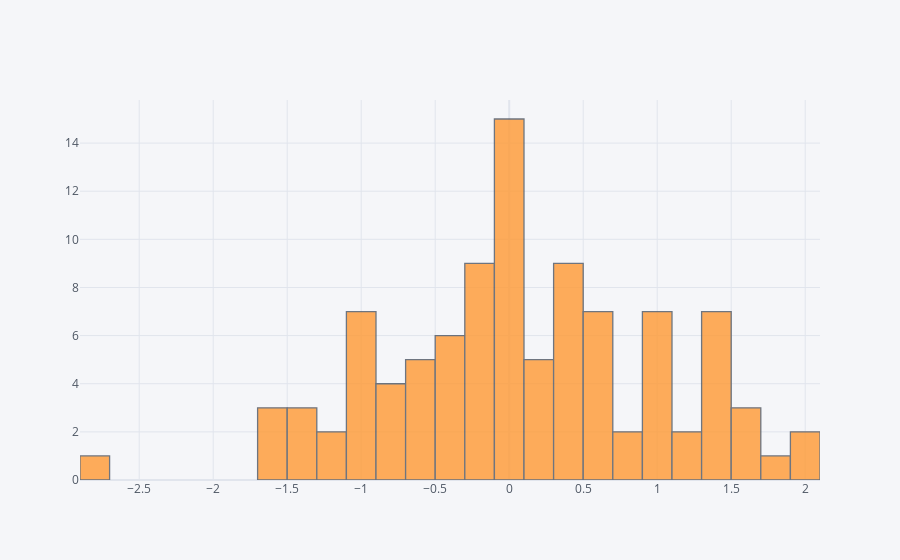

Source (notebook cell):
### Markdown cell above
## histogram

### Code cell
df['A'].iplot(kind='hist',bins=25)

### Figure 1 — Plotly figure (JSON) as saved in the notebook; plotly's stock layout.template omitted (floating-point values rounded to 4 significant figures)
{"data": [{"histfunc": "count", "histnorm": "", "marker": {"color": "rgba(255, 153, 51, 1.0)", "line": {"color": "#4D5663", "width": 1.3}}, "name": "A", "nbinsx": 25, "opacity": 0.8, "orientation": "v", "type": "histogram", "x": [-0.01418, -0.799, 0.6591, 1.999, 1.355, -0.1371, 0.4333, 0.4927, 1.386, 0.4677, 0.485, 0.4515, -0.1064, -0.6451, 0.8357, 0.0585, -0.6878, -1.075, -1.508, 0.4066, 0.98, -1.633, 0.1631, 1.445, 0.02513, 0.9548, -1.056, -1.314, -0.2533, -1.488, 1.747, -0.4838, -0.9242, 0.3657, 1.222, 1.175, -1.089, 0.05497, -0.2177, -0.06574, 1.563, 0.1319, -0.4497, 1.04, 0.6662, 1.029, 0.1046, -0.6487, -0.3595, -0.7791, -0.7131, 0.353, -0.5851, -1.229, -0.1819, -1.225, -2.731, -1.39, -0.7668, -0.2741, 1.668, 0.09676, -0.3994, 1.484, -0.07902, -0.2698, 0.606, 0.008586, -0.4999, 0.7051, -0.9825, -0.4903, 1.375, 0.121, 1.482, 0.2885, 1.065, -0.2794, -0.9576, 0.5647, 0.08481, 0.5457, 0.04475, 0.3449, 1.099, 2.001, -0.1065, -0.9949, -1.508, -0.04915, 0.0016, 0.08872, -0.09513, 1.388, -0.6376, 0.5353, 0.5059, 0.0039, 1.686, 1.079]}], "layout": {"autosize": true, "barmode": "overlay", "legend": {"bgcolor": "#F5F6F9", "font": {"color": "#4D5663"}}, "paper_bgcolor": "#F5F6F9", "plot_bgcolor": "#F5F6F9", "title": {"font": {"color": "#4D5663"}}, "xaxis": {"autorange": true, "gridcolor": "#E1E5ED", "range": [-2.9, 2.1], "showgrid": true, "tickfont": {"color": "#4D5663"}, "title": {"font": {"color": "#4D5663"}, "text": ""}, "type": "linear", "zerolinecolor": "#E1E5ED"}, "yaxis": {"autorange": true, "gridcolor": "#E1E5ED", "range": [0, 15.79], "showgrid": true, "tickfont": {"color": "#4D5663"}, "title": {"font": {"color": "#4D5663"}, "text": ""}, "zerolinecolor": "#E1E5ED"}}}
